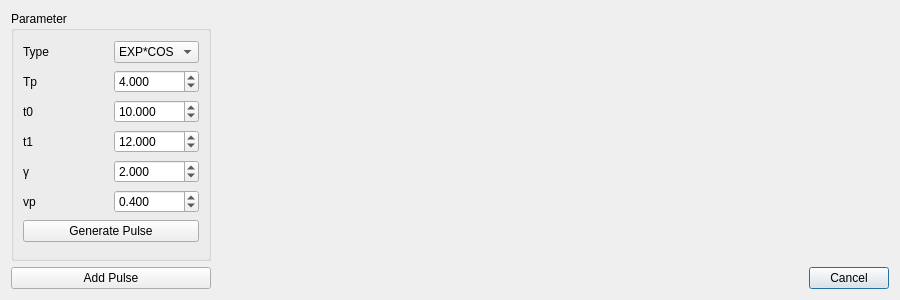
<?xml version="1.0" encoding="UTF-8"?>
<ui version="4.0">
 <class>Pulse</class>
 <widget class="QDialog" name="Pulse">
  <property name="geometry">
   <rect>
    <x>0</x>
    <y>0</y>
    <width>900</width>
    <height>300</height>
   </rect>
  </property>
  <property name="windowTitle">
   <string>Add Pulse</string>
  </property>
  <property name="windowIcon">
   <iconset resource="mainwindow.qrc">
    <normaloff>:/MainWindow/icons/eqs.ico</normaloff>:/MainWindow/icons/eqs.ico</iconset>
  </property>
  <layout class="QGridLayout" name="gridLayout" columnminimumwidth="200,200">
   <item row="2" column="1">
    <widget class="QDialogButtonBox" name="buttonBox">
     <property name="orientation">
      <enum>Qt::Horizontal</enum>
     </property>
     <property name="standardButtons">
      <set>QDialogButtonBox::Cancel</set>
     </property>
    </widget>
   </item>
   <item row="1" column="1">
    <widget class="QCustomPlot" name="pulseView" native="true"/>
   </item>
   <item row="1" column="0">
    <widget class="QGroupBox" name="parameter">
     <property name="title">
      <string>Parameter</string>
     </property>
     <layout class="QGridLayout" name="gridLayout_2">
      <item row="1" column="1">
       <widget class="QDoubleSpinBox" name="Tp">
        <property name="decimals">
         <number>3</number>
        </property>
        <property name="maximum">
         <double>999.000000000000000</double>
        </property>
        <property name="value">
         <double>4.000000000000000</double>
        </property>
       </widget>
      </item>
      <item row="4" column="1">
       <widget class="QDoubleSpinBox" name="gamma">
        <property name="decimals">
         <number>3</number>
        </property>
        <property name="maximum">
         <double>999.000000000000000</double>
        </property>
        <property name="value">
         <double>2.000000000000000</double>
        </property>
       </widget>
      </item>
      <item row="5" column="0">
       <widget class="QLabel" name="label_vp">
        <property name="text">
         <string>vp</string>
        </property>
       </widget>
      </item>
      <item row="3" column="0">
       <widget class="QLabel" name="label_t1">
        <property name="text">
         <string>t1</string>
        </property>
       </widget>
      </item>
      <item row="5" column="1">
       <widget class="QDoubleSpinBox" name="vp">
        <property name="decimals">
         <number>3</number>
        </property>
        <property name="maximum">
         <double>99999.000000000000000</double>
        </property>
        <property name="value">
         <double>0.400000000000000</double>
        </property>
       </widget>
      </item>
      <item row="1" column="0">
       <widget class="QLabel" name="label_Tp">
        <property name="text">
         <string>Tp</string>
        </property>
       </widget>
      </item>
      <item row="2" column="1">
       <widget class="QDoubleSpinBox" name="t0">
        <property name="decimals">
         <number>3</number>
        </property>
        <property name="maximum">
         <double>999.000000000000000</double>
        </property>
        <property name="value">
         <double>10.000000000000000</double>
        </property>
       </widget>
      </item>
      <item row="3" column="1">
       <widget class="QDoubleSpinBox" name="t1">
        <property name="decimals">
         <number>3</number>
        </property>
        <property name="maximum">
         <double>999.000000000000000</double>
        </property>
        <property name="value">
         <double>12.000000000000000</double>
        </property>
       </widget>
      </item>
      <item row="0" column="0">
       <widget class="QLabel" name="label_Type">
        <property name="text">
         <string>Type</string>
        </property>
       </widget>
      </item>
      <item row="0" column="1">
       <widget class="QComboBox" name="type">
        <item>
         <property name="text">
          <string>EXP*COS</string>
         </property>
        </item>
       </widget>
      </item>
      <item row="4" column="0">
       <widget class="QLabel" name="label_g">
        <property name="text">
         <string>γ</string>
        </property>
       </widget>
      </item>
      <item row="2" column="0">
       <widget class="QLabel" name="label_t0">
        <property name="text">
         <string>t0</string>
        </property>
       </widget>
      </item>
      <item row="6" column="0" colspan="2">
       <widget class="QPushButton" name="genPulse">
        <property name="text">
         <string>Generate Pulse</string>
        </property>
       </widget>
      </item>
     </layout>
    </widget>
   </item>
   <item row="2" column="0">
    <widget class="QPushButton" name="addPulse">
     <property name="text">
      <string>Add Pulse</string>
     </property>
    </widget>
   </item>
  </layout>
 </widget>
 <customwidgets>
  <customwidget>
   <class>QCustomPlot</class>
   <extends>QWidget</extends>
   <header>qcustomplot.h</header>
   <container>1</container>
  </customwidget>
 </customwidgets>
 <resources>
  <include location="mainwindow.qrc"/>
 </resources>
 <connections>
  <connection>
   <sender>buttonBox</sender>
   <signal>accepted()</signal>
   <receiver>Pulse</receiver>
   <slot>accept()</slot>
   <hints>
    <hint type="sourcelabel">
     <x>248</x>
     <y>254</y>
    </hint>
    <hint type="destinationlabel">
     <x>157</x>
     <y>274</y>
    </hint>
   </hints>
  </connection>
  <connection>
   <sender>buttonBox</sender>
   <signal>rejected()</signal>
   <receiver>Pulse</receiver>
   <slot>reject()</slot>
   <hints>
    <hint type="sourcelabel">
     <x>316</x>
     <y>260</y>
    </hint>
    <hint type="destinationlabel">
     <x>286</x>
     <y>274</y>
    </hint>
   </hints>
  </connection>
 </connections>
</ui>
